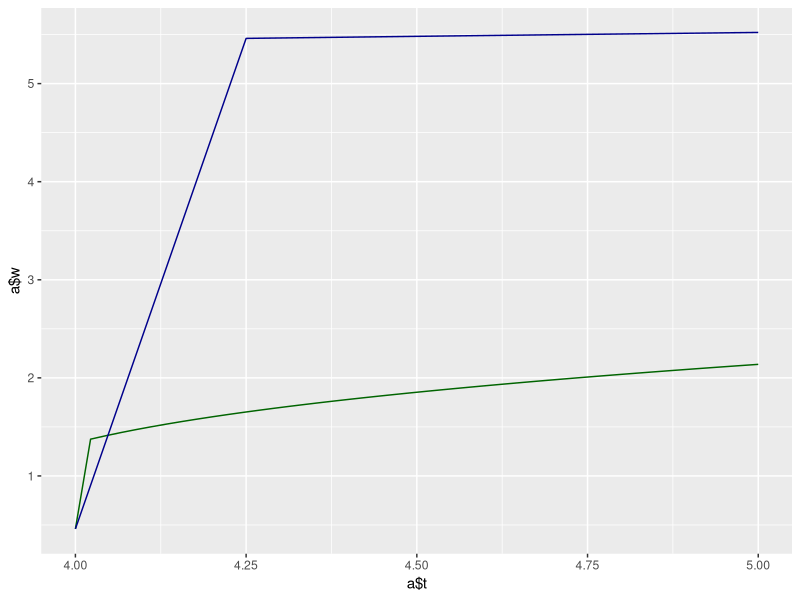

This chart was generated by the following R code:
# Uriel Paluch
# 895700


# librerias ---------------------------------------------------------------

library(ggplot2)

# Métodos -----------------------------------------------------------------
MetodoEuler <- function(a, b, N, alfa, funcion){
  
  df <- data.frame(t = rep(NA, times = (N+1)), w = rep(NA, times = (N+1)))
  
  # Paso 1
  h <- (b - a) / N
  df[1,1] <- a
  df[1,2] <- alfa
  
  
  # Paso 2
  for (i in 1:N) {
    
    # Paso 3
    df[i+1,1] <- a + i*h
    df[i+1,2] <- df[i,2] + h * eval(funcion, list(y = df[i,2], t = (a + (i-1)*h) ))
  }
  
  return(df)
}


RungeKutta <- function(a, b, N, alfa, funcion){
  
  df <- data.frame(t = rep(NA, times = (N+1)), w = rep(NA, times = (N+1)))
  
  h <- (b - a)/N
  df[1,1] <- a
  df[1,2] <- alfa
  t <- a
  
  for (i in 1:N) {
    k <- rep(NA, times = 4)
    
    # Paso 3
    k[1] <- h * eval(funcion, list(t = t, y = df[i,2] ))
    k[2] <- h * eval(funcion, list(t = t + h/2, y = df[i,2] + k[1]/2))
    k[3] <- h * eval(funcion, list(t = t + h/2, y = df[i,2] + k[2]/2))
    k[4] <- h * eval(funcion, list(t = t + h, y = df[i,2] + k[3]))
    
    df[i+1,2] <- df[i,2] + (k[1] + 2*k[2] + 2*k[3] + k[4])/6
    
    t <- a + i * h
    df[i+1,1] <- t
  }
  
  return(df)
}

# a -----------------------------------------------------------------------
# Alfa = y(0)
a <- MetodoEuler(a = 4, b = 5, N = 45, alfa = 0.46, funcion = expression((cos(y)/t^(1.69))+t/y^3))
a

# b -----------------------------------------------------------------------
# Alfa = y(0)
b <- RungeKutta(a = 4, b = 5, N = 4, alfa = 0.46, funcion = expression((cos(y)/t^(1.69))+(t/(y^3))))


# c -----------------------------------------------------------------------

ggplot() +
  geom_line(aes(x = a$t, y = a$w), colour = "darkgreen") +
  geom_line(aes(x = b$t, y = b$w), colour = "darkblue")

# d -----------------------------------------------------------------------
# Los métodos de Taylor de orden superior (como Runge-Kutta) tienen error de truncamiento de orden alto, lo que hace que aproximen mejor,
# pero es necesario conocer las derivadas. En cambio, el método de Euler, lo hace mas "económico" porque no es necesario conocer las derivadas
# pero esto lo hace menos exacto.

